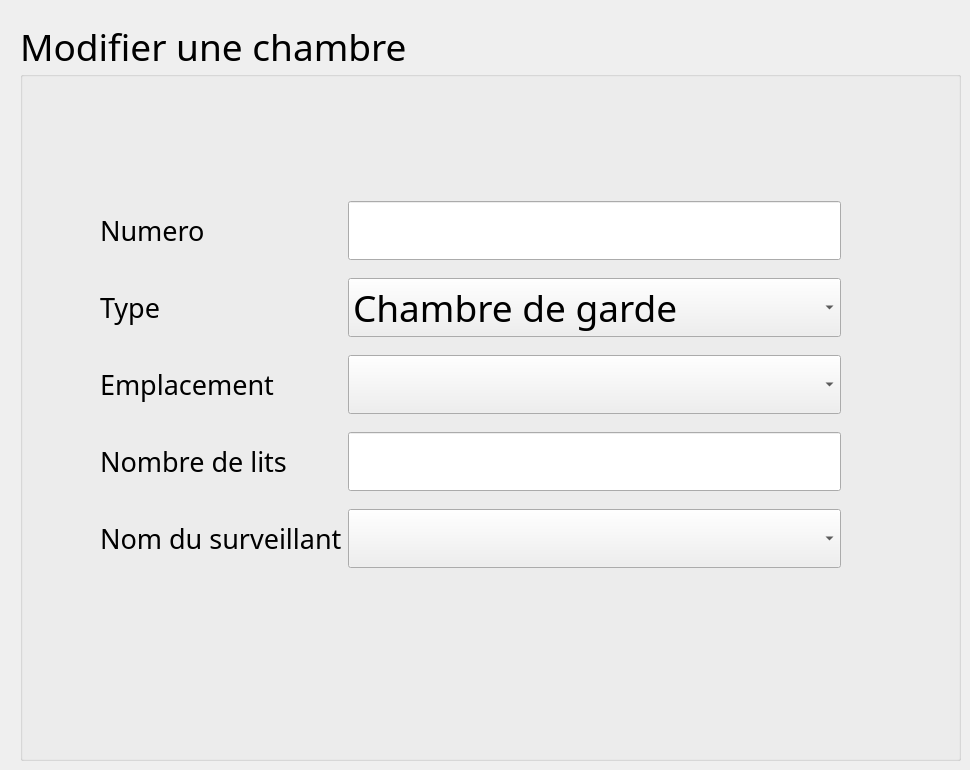
      <widget class="QWidget" name="ModifChambre">
       <widget class="QGroupBox" name="groupBox_10">
        <property name="geometry">
         <rect>
          <x>20</x>
          <y>20</y>
          <width>941</width>
          <height>741</height>
         </rect>
        </property>
        <property name="font">
         <font>
          <family>Quicksand SemiBold</family>
          <pointsize>28</pointsize>
         </font>
        </property>
        <property name="title">
         <string>Modifier une chambre</string>
        </property>
        <widget class="QPushButton" name="pushButton_ModifierChambre">
         <property name="geometry">
          <rect>
           <x>890</x>
           <y>690</y>
           <width>41</width>
           <height>41</height>
          </rect>
         </property>
         <property name="styleSheet">
          <string notr="true">#pushButton_ModifierChambre{
background-color: transparent;
border-image: url(:/pics/pics/valider.png);
background: none;
border: none;
background-repeat: none;
}</string>
         </property>
         <property name="text">
          <string/>
         </property>
        </widget>
        <widget class="QPushButton" name="pushButton_annulerModifChambre">
         <property name="geometry">
          <rect>
           <x>10</x>
           <y>700</y>
           <width>61</width>
           <height>31</height>
          </rect>
         </property>
         <property name="styleSheet">
          <string notr="true">#pushButton_annulerModifChambre{
background-color: transparent;
border-image: url(:/pics/pics/precedent.png);
background: none;
border: none;
background-repeat: none;
}</string>
         </property>
         <property name="text">
          <string/>
         </property>
        </widget>
        <widget class="QWidget" name="layoutWidget">
         <property name="geometry">
          <rect>
           <x>80</x>
           <y>169</y>
           <width>741</width>
           <height>391</height>
          </rect>
         </property>
         <layout class="QGridLayout" name="gridLayout_15">
          <item row="0" column="0">
           <widget class="QLabel" name="numero_3">
            <property name="font">
             <font>
              <family>Quicksand SemiBold</family>
              <pointsize>20</pointsize>
             </font>
            </property>
            <property name="text">
             <string>Numero</string>
            </property>
           </widget>
          </item>
          <item row="0" column="1">
           <widget class="QLineEdit" name="lineEdit_ModifNumero">
            <property name="readOnly">
             <bool>false</bool>
            </property>
           </widget>
          </item>
          <item row="1" column="0">
           <widget class="QLabel" name="type_3">
            <property name="font">
             <font>
              <family>Quicksand SemiBold</family>
              <pointsize>20</pointsize>
             </font>
            </property>
            <property name="text">
             <string>Type</string>
            </property>
           </widget>
          </item>
          <item row="1" column="1">
           <widget class="QComboBox" name="comboBox_ModifType">
            <item>
             <property name="text">
              <string>Chambre de garde</string>
             </property>
            </item>
            <item>
             <property name="text">
              <string>Chambre du patient</string>
             </property>
            </item>
           </widget>
          </item>
          <item row="2" column="0">
           <widget class="QLabel" name="emplacement_3">
            <property name="font">
             <font>
              <family>Quicksand SemiBold</family>
              <pointsize>20</pointsize>
             </font>
            </property>
            <property name="text">
             <string>Emplacement</string>
            </property>
           </widget>
          </item>
          <item row="2" column="1">
           <widget class="QComboBox" name="comboBox_ModifEmplacement"/>
          </item>
          <item row="3" column="0">
           <widget class="QLabel" name="nombredelits_3">
            <property name="font">
             <font>
              <family>Quicksand SemiBold</family>
              <pointsize>20</pointsize>
             </font>
            </property>
            <property name="text">
             <string>Nombre de lits</string>
            </property>
           </widget>
          </item>
          <item row="3" column="1">
           <widget class="QLineEdit" name="lineEdit_ModifNombreLits"/>
          </item>
          <item row="4" column="0">
           <widget class="QLabel" name="nomduSurveillant_3">
            <property name="font">
             <font>
              <family>Quicksand SemiBold</family>
              <pointsize>20</pointsize>
             </font>
            </property>
            <property name="text">
             <string>Nom du surveillant</string>
            </property>
           </widget>
          </item>
          <item row="4" column="1">
           <widget class="QComboBox" name="comboBox_ModifSurveillant"/>
          </item>
         </layout>
        </widget>
       </widget>
      </widget>
